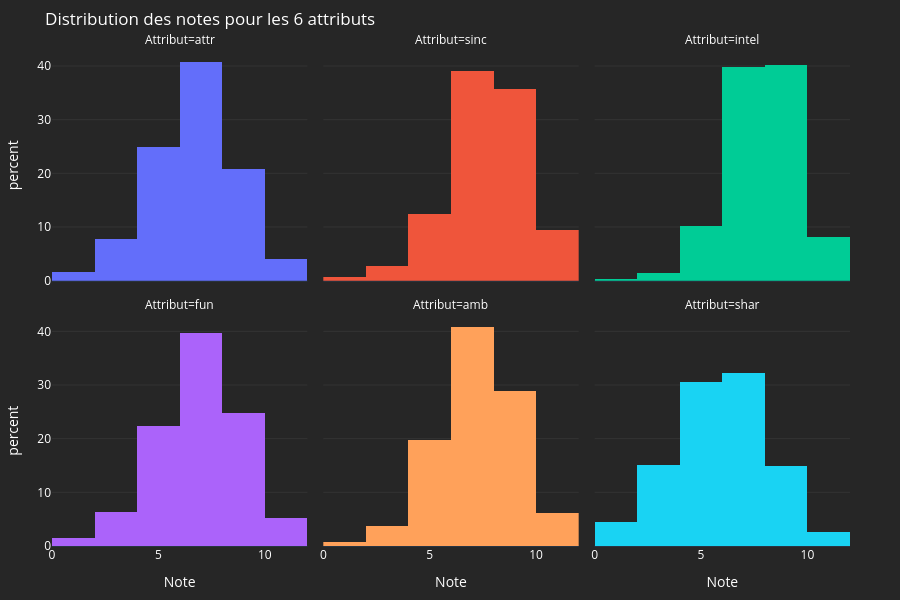

Notebook source saved alongside this figure:
### Code cell
# Transformation des données pour faciliter la visualisation (long format)
df_long = pd.melt(df, value_vars=attributes, var_name='Attribut', value_name='Note')

# Histogramme superposé de tous les attributs
fig = px.histogram(
    df_long, 
    x='Note', 
    color='Attribut', 
    title='Distribution des notes pour les 6 attributs',
    nbins=10, 
    histnorm='percent',
    facet_col='Attribut', 
    facet_col_wrap=3, 
    height=600,
    template='plotly_dark'
)

fig.update_layout(showlegend=False)

style(fig).show()

### Figure 1 — Plotly figure (JSON) as saved in the notebook; plotly's stock layout.template omitted (floating-point values rounded to 4 significant figures; data arrays with more than 128 entries replaced by an {"elided": "..."} marker saying what was removed)
{"data": [{"bingroup": "x", "histnorm": "percent", "hovertemplate": "Attribut=attr<br>Note=%{x}<br>percent=%{y}<extra></extra>", "legendgroup": "attr", "marker": {"color": "#636efa", "pattern": {"shape": ""}}, "name": "attr", "nbinsx": 10, "orientation": "v", "showlegend": true, "type": "histogram", "x": {"elided": "6816 float values"}, "xaxis": "x4", "yaxis": "y4"}, {"bingroup": "x", "histnorm": "percent", "hovertemplate": "Attribut=sinc<br>Note=%{x}<br>percent=%{y}<extra></extra>", "legendgroup": "sinc", "marker": {"color": "#EF553B", "pattern": {"shape": ""}}, "name": "sinc", "nbinsx": 10, "orientation": "v", "showlegend": true, "type": "histogram", "x": {"elided": "6816 float values"}, "xaxis": "x5", "yaxis": "y5"}, {"bingroup": "x", "histnorm": "percent", "hovertemplate": "Attribut=intel<br>Note=%{x}<br>percent=%{y}<extra></extra>", "legendgroup": "intel", "marker": {"color": "#00cc96", "pattern": {"shape": ""}}, "name": "intel", "nbinsx": 10, "orientation": "v", "showlegend": true, "type": "histogram", "x": {"elided": "6816 float values"}, "xaxis": "x6", "yaxis": "y6"}, {"bingroup": "x", "histnorm": "percent", "hovertemplate": "Attribut=fun<br>Note=%{x}<br>percent=%{y}<extra></extra>", "legendgroup": "fun", "marker": {"color": "#ab63fa", "pattern": {"shape": ""}}, "name": "fun", "nbinsx": 10, "orientation": "v", "showlegend": true, "type": "histogram", "x": {"elided": "6816 float values"}, "xaxis": "x", "yaxis": "y"}, {"bingroup": "x", "histnorm": "percent", "hovertemplate": "Attribut=amb<br>Note=%{x}<br>percent=%{y}<extra></extra>", "legendgroup": "amb", "marker": {"color": "#FFA15A", "pattern": {"shape": ""}}, "name": "amb", "nbinsx": 10, "orientation": "v", "showlegend": true, "type": "histogram", "x": {"elided": "6816 float values"}, "xaxis": "x2", "yaxis": "y2"}, {"bingroup": "x", "histnorm": "percent", "hovertemplate": "Attribut=shar<br>Note=%{x}<br>percent=%{y}<extra></extra>", "legendgroup": "shar", "marker": {"color": "#19d3f3", "pattern": {"shape": ""}}, "name": "shar", "nbinsx": 10, "orientation": "v", "showlegend": true, "type": "histogram", "x": {"elided": "6816 float values"}, "xaxis": "x3", "yaxis": "y3"}], "layout": {"annotations": [{"font": {}, "showarrow": false, "text": "Attribut=fun", "x": 0.16, "xanchor": "center", "xref": "paper", "y": 0.465, "yanchor": "bottom", "yref": "paper"}, {"font": {}, "showarrow": false, "text": "Attribut=amb", "x": 0.5, "xanchor": "center", "xref": "paper", "y": 0.465, "yanchor": "bottom", "yref": "paper"}, {"font": {}, "showarrow": false, "text": "Attribut=shar", "x": 0.84, "xanchor": "center", "xref": "paper", "y": 0.465, "yanchor": "bottom", "yref": "paper"}, {"font": {}, "showarrow": false, "text": "Attribut=attr", "x": 0.16, "xanchor": "center", "xref": "paper", "y": 1.0, "yanchor": "bottom", "yref": "paper"}, {"font": {}, "showarrow": false, "text": "Attribut=sinc", "x": 0.5, "xanchor": "center", "xref": "paper", "y": 1.0, "yanchor": "bottom", "yref": "paper"}, {"font": {}, "showarrow": false, "text": "Attribut=intel", "x": 0.84, "xanchor": "center", "xref": "paper", "y": 1.0, "yanchor": "bottom", "yref": "paper"}], "barmode": "relative", "font": {"color": "#ffffff"}, "height": 600, "legend": {"title": {"text": "Attribut"}, "tracegroupgap": 0}, "margin": {"b": 50, "l": 50, "r": 50, "t": 50}, "paper_bgcolor": "#262626", "plot_bgcolor": "#262626", "showlegend": false, "title": {"text": "Distribution des notes pour les 6 attributs"}, "xaxis": {"anchor": "y", "domain": [0, 0.32], "showgrid": false, "title": {"text": "Note"}}, "xaxis2": {"anchor": "y2", "domain": [0.34, 0.66], "matches": "x", "showgrid": false, "title": {"text": "Note"}}, "xaxis3": {"anchor": "y3", "domain": [0.68, 1.0], "matches": "x", "showgrid": false, "title": {"text": "Note"}}, "xaxis4": {"anchor": "y4", "domain": [0, 0.32], "matches": "x", "showgrid": false, "showticklabels": false}, "xaxis5": {"anchor": "y5", "domain": [0.34, 0.66], "matches": "x", "showgrid": false, "showticklabels": false}, "xaxis6": {"anchor": "y6", "domain": [0.68, 1.0], "matches": "x", "showgrid": false, "showticklabels": false}, "yaxis": {"anchor": "x", "domain": [0, 0.465], "gridcolor": "#333333", "title": {"text": "percent"}}, "yaxis2": {"anchor": "x2", "domain": [0, 0.465], "gridcolor": "#333333", "matches": "y", "showticklabels": false}, "yaxis3": {"anchor": "x3", "domain": [0, 0.465], "gridcolor": "#333333", "matches": "y", "showticklabels": false}, "yaxis4": {"anchor": "x4", "domain": [0.535, 1.0], "gridcolor": "#333333", "matches": "y", "title": {"text": "percent"}}, "yaxis5": {"anchor": "x5", "domain": [0.535, 1.0], "gridcolor": "#333333", "matches": "y", "showticklabels": false}, "yaxis6": {"anchor": "x6", "domain": [0.535, 1.0], "gridcolor": "#333333", "matches": "y", "showticklabels": false}}}
